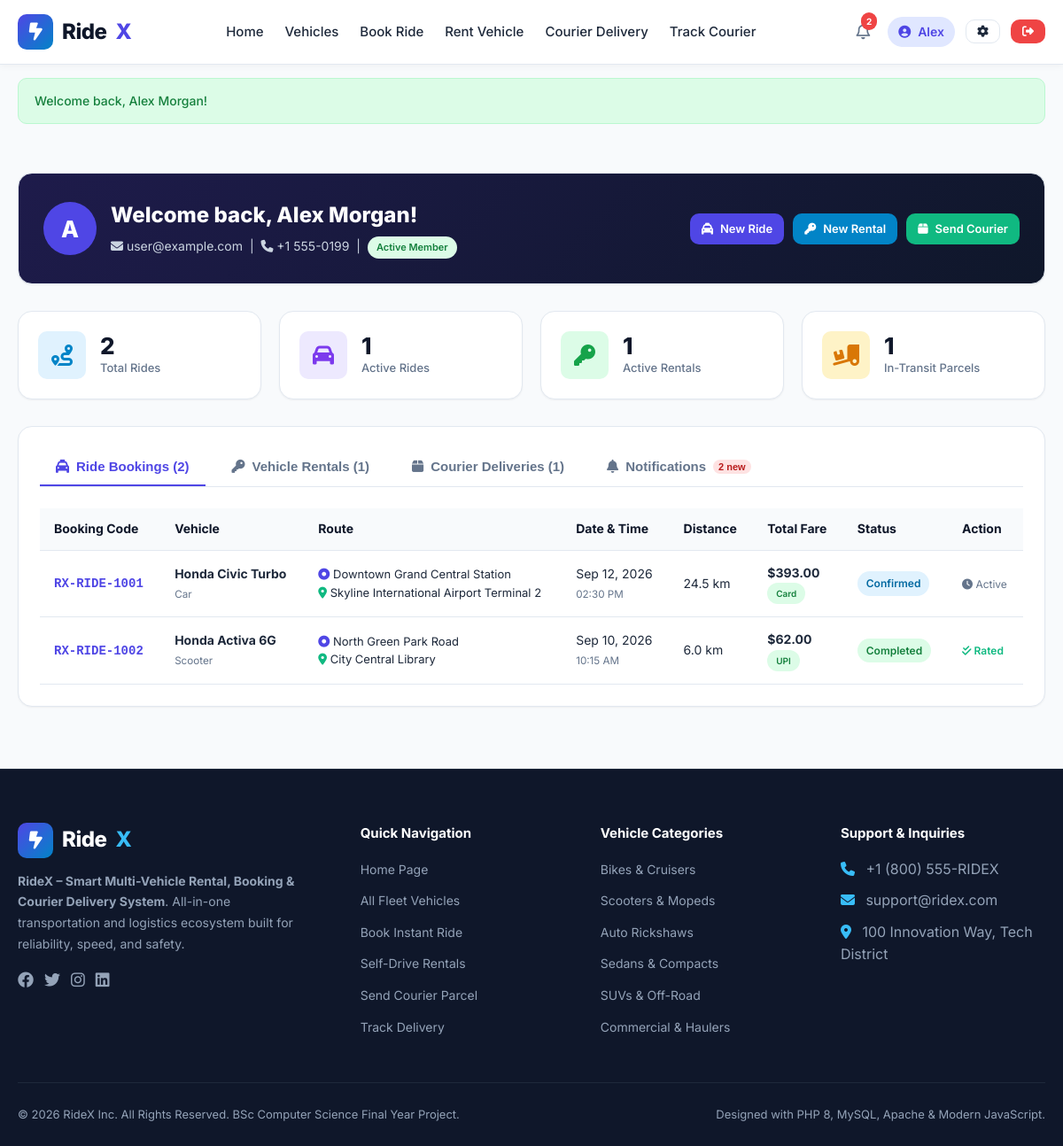
/dashboard.php (signed in), run on the app's committed database.
### tables this page shows
CREATE TABLE `users` (
  `id` INT AUTO_INCREMENT PRIMARY KEY,
  `full_name` VARCHAR(100) NOT NULL,
  `email` VARCHAR(120) NOT NULL UNIQUE,
  `phone` VARCHAR(20) NOT NULL,
  `password` VARCHAR(255) NOT NULL,
  `address` TEXT NULL,
  `avatar` VARCHAR(255) DEFAULT 'default-avatar.png',
  `status` ENUM('active', 'suspended') NOT NULL DEFAULT 'active',
  `created_at` TIMESTAMP DEFAULT CURRENT_TIMESTAMP,
  INDEX `idx_user_email` (`email`)
);

CREATE TABLE `bookings` (
  `id` INT AUTO_INCREMENT PRIMARY KEY,
  `booking_code` VARCHAR(25) NOT NULL UNIQUE,
  `user_id` INT NOT NULL,
  `vehicle_id` INT NOT NULL,
  `pickup_location` VARCHAR(255) NOT NULL,
  `drop_location` VARCHAR(255) NOT NULL,
  `ride_date` DATE NOT NULL,
  `ride_time` TIME NOT NULL,
  `distance_km` DECIMAL(8,2) NOT NULL,
  `base_fare` DECIMAL(10,2) NOT NULL,
  `rate_per_km` DECIMAL(10,2) NOT NULL,
  `total_fare` DECIMAL(10,2) NOT NULL,
  `payment_method` ENUM('Cash', 'Card', 'UPI', 'Wallet', 'Razorpay') NOT NULL DEFAULT 'Cash',
  `payment_status` ENUM('Pending', 'Paid', 'Refunded') NOT NULL DEFAULT 'Pending',
  `status` ENUM('Payment Pending', 'Confirmed', 'Driver Assigned', 'On The Way', 'Completed', 'Cancelled') NOT NULL DEFAULT 'Payment Pending',
  `notes` TEXT NULL,
  `created_at` TIMESTAMP DEFAULT CURRENT_TIMESTAMP,
  FOREIGN KEY (`user_id`) REFERENCES `users`(`id`) ON DELETE CASCADE,
  FOREIGN KEY (`vehicle_id`) REFERENCES `vehicles`(`id`) ON DELETE CASCADE,
  INDEX `idx_booking_code` (`booking_code`),
  INDEX `idx_ride_status` (`status`)
);

CREATE TABLE `vehicles` (
  `id` INT AUTO_INCREMENT PRIMARY KEY,
  `name` VARCHAR(100) NOT NULL,
  `category` ENUM('Bike', 'Scooter', 'Auto Rickshaw', 'Car', 'SUV', 'Van', 'Commercial Vehicle') NOT NULL,
  `brand` VARCHAR(60) NOT NULL,
  `model_year` INT NOT NULL,
  `plate_number` VARCHAR(30) NOT NULL UNIQUE,
  `seating_capacity` INT NOT NULL DEFAULT 1,
  `fuel_type` ENUM('Petrol', 'Diesel', 'Electric', 'CNG', 'Hybrid') NOT NULL DEFAULT 'Petrol',
  `transmission` ENUM('Manual', 'Automatic') NOT NULL DEFAULT 'Manual',
  `image_url` VARCHAR(255) NOT NULL,
  `base_fare` DECIMAL(10,2) NOT NULL DEFAULT 30.00,
  `price_per_km` DECIMAL(10,2) NOT NULL DEFAULT 10.00,
  `price_per_day` DECIMAL(10,2) NOT NULL DEFAULT 500.00,
  `status` ENUM('available', 'booked', 'rented', 'maintenance') NOT NULL DEFAULT 'available',
  `description` TEXT NULL,
  `created_at` TIMESTAMP DEFAULT CURRENT_TIMESTAMP,
  INDEX `idx_category` (`category`),
  INDEX `idx_status` (`status`)
);

### dashboard.php (the view, shortened to what this page needs)
<?php
require_once __DIR__ . '/config/db.php';
$currentUser = getCurrentUser();
$userId = (int)$currentUser['id'];
$db = getDB();
$stmtRides = $db->prepare("SELECT b.*, v.name as vehicle_name, v.category, v.image_url,
                                  (SELECT COUNT(*) FROM ratings r WHERE r.booking_id = b.id AND r.booking_type = 'ride') as has_rated
                           FROM bookings b
                           JOIN vehicles v ON b.vehicle_id = v.id
                           WHERE b.user_id = ?
                           ORDER BY b.created_at DESC");
$stmtRides->bind_param("i", $userId);
$stmtRides->execute();
$rideBookings = $stmtRides->get_result()->fetch_all(MYSQLI_ASSOC);
$stmtRentals = $db->prepare("SELECT r.*, v.name as vehicle_name, v.category, v.image_url,
                                    (SELECT COUNT(*) FROM ratings rt WHERE rt.booking_id = r.id AND rt.booking_type = 'rental') as has_rated
                             FROM rentals r
                             JOIN vehicles v ON r.vehicle_id = v.id
                             WHERE r.user_id = ?
                             ORDER BY r.created_at DESC");
$stmtRentals->bind_param("i", $userId);
$stmtRentals->execute();
$rentals = $stmtRentals->get_result()->fetch_all(MYSQLI_ASSOC);
$stmtCouriers = $db->prepare("SELECT * FROM courier_bookings WHERE user_id = ? ORDER BY created_at DESC");
$stmtCouriers->bind_param("i", $userId);
$stmtCouriers->execute();
$couriers = $stmtCouriers->get_result()->fetch_all(MYSQLI_ASSOC);
$totalBookingsCount = count($rideBookings);
$activeRidesCount = 0;
$completedRidesCount = 0;
foreach ($rideBookings as $b) {
    if (in_array($b['status'], ['Confirmed', 'Driver Assigned', 'On The Way'])) {
        $activeRidesCount++;
    } elseif ($b['status'] === 'Completed') {
        $completedRidesCount++;
    }
}
$activeRentalsCount = 0;
foreach ($rentals as $r) {
    if ($r['status'] === 'Active') {
        $activeRentalsCount++;
    }
}
$activeCouriersCount = 0;
foreach ($couriers as $c) {
    if ($c['current_status'] !== 'Delivered' && $c['current_status'] !== 'Cancelled') {
        $activeCouriersCount++;
    }
}
include __DIR__ . '/includes/header.php';
?>
<div class="container" style="padding-top: 35px; padding-bottom: 70px;">
    <div class="card" style="margin-bottom: 30px; background: linear-gradient(135deg, #1e1b4b, #0f172a); color: #fff; padding: 28px;">
        <div style="display: flex; justify-content: space-between; align-items: center; flex-wrap: wrap; gap: 20px;">
            <div style="display: flex; align-items: center; gap: 16px;">
                <div style="width: 60px; height: 60px; border-radius: 50%; background: var(--primary); color: #fff; display: flex; align-items: center; justify-content: center; font-size: 26px; font-weight: 800;">
                    <?= strtoupper(substr($currentUser['full_name'], 0, 1)) ?>
                </div>
                <div>
                    <h1 style="font-size: 24px; font-weight: 800; margin-bottom: 4px; color: #fff;">Welcome back, <?= htmlspecialchars($currentUser['full_name']) ?>!</h1>
                    <p style="color: #cbd5e1; font-size: 14px; margin-bottom: 0;">
                        <i class="fa-solid fa-envelope"></i> <?= htmlspecialchars($currentUser['email']) ?> &nbsp;|&nbsp;
                        <i class="fa-solid fa-phone"></i> <?= htmlspecialchars($currentUser['phone']) ?> &nbsp;|&nbsp;
                        <span class="status-pill status-completed" style="font-size: 11px;">Active Member</span>
                    </p>
                </div>
            </div>
            <div style="display: flex; gap: 10px; flex-wrap: wrap;">
                <a href="booking.php" class="btn btn-primary btn-sm"><i class="fa-solid fa-taxi"></i> New Ride</a>
                <a href="rental.php" class="btn btn-secondary btn-sm"><i class="fa-solid fa-key"></i> New Rental</a>
                <a href="courier.php" class="btn btn-accent btn-sm"><i class="fa-solid fa-box"></i> Send Courier</a>
            </div>
        </div>
    </div>
    <div class="dash-stats-grid">
        <div class="stat-card">
            <div class="stat-icon blue"><i class="fa-solid fa-route"></i></div>
            <div class="stat-content">
                <h3><?= $totalBookingsCount ?></h3>
                <p>Total Rides</p>
            </div>
        </div>
        <div class="stat-card">
            <div class="stat-icon purple"><i class="fa-solid fa-car"></i></div>
            <div class="stat-content">
                <h3><?= $activeRidesCount ?></h3>
                <p>Active Rides</p>
            </div>
        </div>
        <div class="stat-card">
            <div class="stat-icon green"><i class="fa-solid fa-key"></i></div>
            <div class="stat-content">
                <h3><?= $activeRentalsCount ?></h3>
                <p>Active Rentals</p>
            </div>
        </div>
        <div class="stat-card">
            <div class="stat-icon amber"><i class="fa-solid fa-truck-ramp-box"></i></div>
            <div class="stat-content">
                <h3><?= $activeCouriersCount ?></h3>
                <p>In-Transit Parcels</p>
            </div>
        </div>
    </div>
    <div class="card tab-wrapper">
        <div class="dash-tabs">
            <button class="dash-tab-btn active" data-tab="bookings"><i class="fa-solid fa-taxi"></i> Ride Bookings (<?= count($rideBookings) ?>)</button>
            <button class="dash-tab-btn" data-tab="rentals"><i class="fa-solid fa-key"></i> Vehicle Rentals (<?= count($rentals) ?>)</button>
            <button class="dash-tab-btn" data-tab="courier"><i class="fa-solid fa-box"></i> Courier Deliveries (<?= count($couriers) ?>)</button>
            <button class="dash-tab-btn" data-tab="notifications">
                <i class="fa-solid fa-bell"></i> Notifications
                <?php if ($unreadNotifs > 0): ?>
                    <span class="status-pill status-cancelled" style="padding: 2px 6px; font-size: 11px;"><?= $unreadNotifs ?> new</span>
                <?php endif; ?>
            </button>
        </div>
        <div class="tab-content active" id="bookings">
            <?php if (empty($rideBookings)): ?>
                <div style="text-align: center; padding: 40px 20px;">
                    <i class="fa-solid fa-taxi" style="font-size: 44px; color: var(--text-muted); margin-bottom: 12px;"></i>
                    <h3>No Ride Bookings Yet</h3>
                    <p style="color: var(--text-muted); margin-bottom: 20px;">Ready to hit the road? Book your first trip in seconds.</p>
                    <a href="booking.php" class="btn btn-primary">Book a Ride Now</a>
                </div>
            <?php else: ?>
                <div class="table-responsive">
                    <table class="data-table">
                        <thead>
                            <tr>
                                <th>Booking Code</th>
                                <th>Vehicle</th>
                                <th>Route</th>
                                <th>Date & Time</th>
                                <th>Distance</th>
                                <th>Total Fare</th>
                                <th>Status</th>
                                <th>Action</th>
                            </tr>
                        </thead>
                        <tbody>
                            <?php foreach ($rideBookings as $b): ?>
                                <tr>
                                    <td><strong style="font-family: monospace; color: var(--primary);"><?= htmlspecialchars($b['booking_code']) ?></strong></td>
                                    <td>
                                        <strong><?= htmlspecialchars($b['vehicle_name']) ?></strong><br>
                                        <small style="color: var(--text-muted);"><?= htmlspecialchars($b['category']) ?></small>
                                    </td>
                                    <td>
                                        <div style="font-size: 13px;">
                                            <span style="color: var(--primary);"><i class="fa-solid fa-circle-dot"></i></span> <?= htmlspecialchars($b['pickup_location']) ?><br>
                                            <span style="color: var(--accent);"><i class="fa-solid fa-location-dot"></i></span> <?= htmlspecialchars($b['drop_location']) ?>
                                        </div>
                                    </td>
                                    <td>
                                        <?= date('M d, Y', strtotime($b['ride_date'])) ?><br>
                                        <small style="color: var(--text-muted);"><?= date('h:i A', strtotime($b['ride_time'])) ?></small>
                                    </td>
                                    <td><?= number_format($b['distance_km'], 1) ?> km</td>
                                    <td>
                                        <strong><?= formatCurrency($b['total_fare']) ?></strong><br>
                                        <span class="status-pill status-completed" style="font-size: 10px;"><?= htmlspecialchars($b['payment_method']) ?></span>
                                    </td>
                                    <td>
                                        <span class="status-pill status-<?= strtolower(str_replace(' ', '-', $b['status'])) ?>">
                                            <?= htmlspecialchars($b['status']) ?>
                                        </span>
                                    </td>
                                    <td>
                                        <?php if ($b['status'] === 'Completed'): ?>
                                            <?php if ($b['has_rated'] > 0): ?>
                                                <span style="font-size: 12px; color: var(--accent); font-weight: 600;"><i class="fa-solid fa-check-double"></i> Rated</span>
                                            <?php else: ?>
                                                <a href="rate_booking.php?type=ride&id=<?= $b['id'] ?>&vehicle_id=<?= $b['vehicle_id'] ?>" class="btn btn-sm btn-primary">
                                                    <i class="fa-solid fa-star"></i> Rate Ride
                                                </a>
                                            <?php endif; ?>
                                        <?php else: ?>
                                            <span style="font-size: 12px; color: var(--text-muted);"><i class="fa-solid fa-clock"></i> Active</span>
                                        <?php endif; ?>
                                    </td>
                                </tr>
                            <?php endforeach; ?>
                        </tbody>
                    </table>
                </div>
            <?php endif; ?>
        </div>
    </div>
</div>
<?php include __DIR__ . '/includes/footer.php'; ?>

### includes/header.php (shortened to what this page needs)
<?php
require_once __DIR__ . '/../config/db.php';
$currentPage = basename($_SERVER['PHP_SELF']);
$currentUser = getCurrentUser();
$unreadNotifs = $currentUser ? getUnreadNotificationCount($currentUser['id']) : 0;
?>
<!DOCTYPE html>
<html lang="en">
<head>
    <link rel="stylesheet" href="https://cdnjs.cloudflare.com/ajax/libs/font-awesome/6.4.0/css/all.min.css">
    <link rel="stylesheet" href="css/style.css">
</head>
<body>
<header class="navbar">
    <div class="container nav-container">
        <a href="index.php" class="brand-logo" title="RideX – Smart Multi-Vehicle Rental, Booking & Courier Delivery System">
            <div class="brand-icon">
                <i class="fa-solid fa-bolt-lightning"></i>
            </div>
            Ride<span>X</span>
        </a>
        <ul class="nav-links">
            <li><a href="index.php" class="<?= $currentPage === 'index.php' ? 'active' : '' ?>">Home</a></li>
            <li><a href="vehicles.php" class="<?= $currentPage === 'vehicles.php' || $currentPage === 'vehicle_details.php' ? 'active' : '' ?>">Vehicles</a></li>
            <li><a href="booking.php" class="<?= $currentPage === 'booking.php' ? 'active' : '' ?>">Book Ride</a></li>
            <li><a href="rental.php" class="<?= $currentPage === 'rental.php' ? 'active' : '' ?>">Rent Vehicle</a></li>
            <li><a href="courier.php" class="<?= $currentPage === 'courier.php' ? 'active' : '' ?>">Courier Delivery</a></li>
            <li><a href="tracking.php" class="<?= $currentPage === 'tracking.php' ? 'active' : '' ?>">Track Courier</a></li>
        </ul>
        <div class="nav-actions">
            <?php if ($currentUser): ?>
                <a href="dashboard.php#notifications" class="notif-bell" title="Notifications">
                    <i class="fa-regular fa-bell"></i>
                    <?php if ($unreadNotifs > 0): ?>
                        <span class="badge"><?= $unreadNotifs ?></span>
                    <?php endif; ?>
                </a>
                <div class="nav-user">
                    <a href="dashboard.php" class="user-badge">
                        <i class="fa-solid fa-circle-user"></i>
                        <span><?= htmlspecialchars(explode(' ', $currentUser['full_name'])[0]) ?></span>
                    </a>
                    <a href="profile.php" class="btn btn-sm btn-outline" title="My Profile"><i class="fa-solid fa-gear"></i></a>
                    <a href="logout.php" class="btn btn-sm btn-danger" title="Logout"><i class="fa-solid fa-right-from-bracket"></i></a>
                </div>
            <?php else: ?>
                <a href="login.php" class="btn btn-sm btn-outline">Sign In</a>
                <a href="register.php" class="btn btn-sm btn-primary">Get Started</a>
            <?php endif; ?>
        </div>
    </div>
</header>
<div class="container" style="margin-top: 15px;">
    <?= getFlash() ?>
</div>

### data on the page
users: full_name "Alex", full_name "A", full_name "Alex Morgan", email "user@example.com", phone "+1 555-0199"
bookings: booking_code "RX-RIDE-1001", vehicle.name "Honda Civic Turbo", vehicle.category "Car", pickup_location "Downtown Grand Central Station", drop_location "Skyline International Airport Terminal 2", ride_date "Sep 12, 2026", ride_time "02:30 PM", distance_km "24.5", total_fare "$393.00", payment_method "Card", status "Confirmed", shows "Active"
bookings: booking_code "RX-RIDE-1002", vehicle.name "Honda Activa 6G", vehicle.category "Scooter", pickup_location "North Green Park Road", drop_location "City Central Library", ride_date "Sep 10, 2026", ride_time "10:15 AM", distance_km "6.0", total_fare "$62.00", payment_method "UPI", status "Completed", shows "Rated"

### other printed values
$unreadNotifs "2"
$msg "Welcome back, Alex Morgan!"
$totalBookingsCount "2"
$activeRidesCount "1"
$activeRentalsCount "1"
$activeCouriersCount "1"
count($rideBookings) "2"
count($rentals) "1"
count($couriers) "1"
